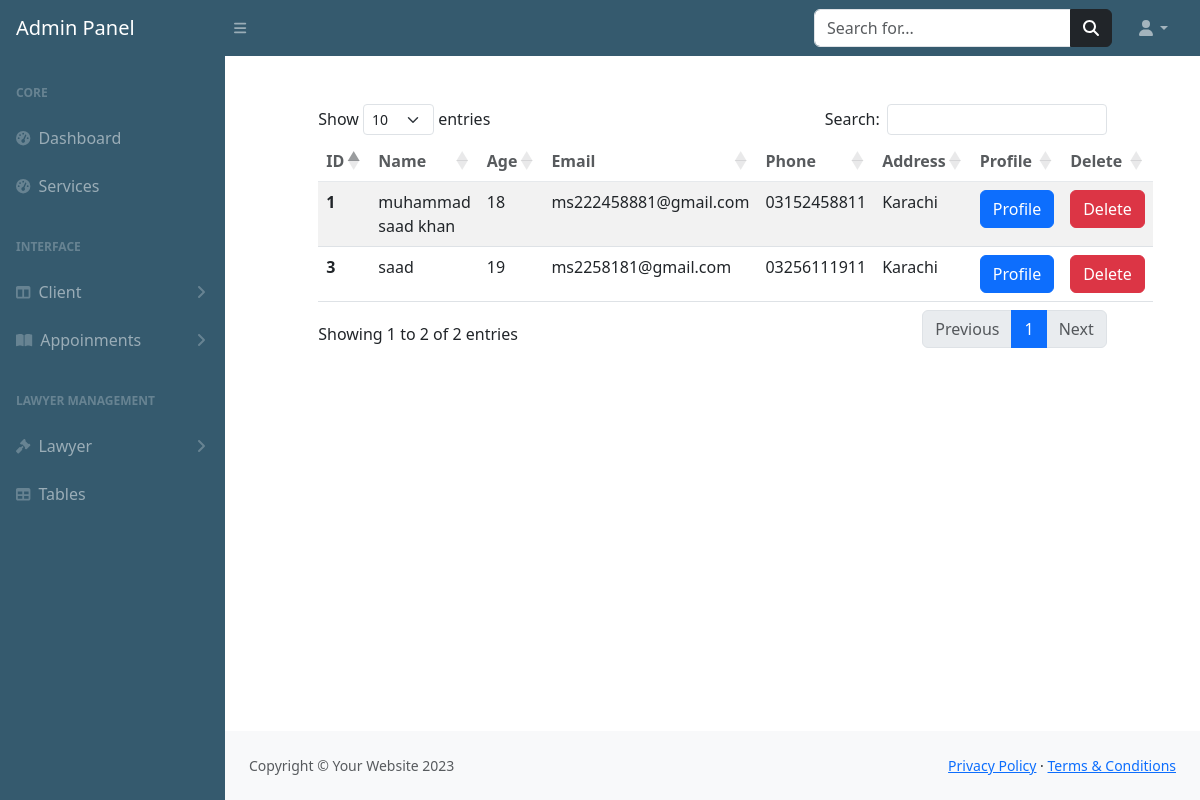
Before: /admin-panel/viewclient.php with the older database file.
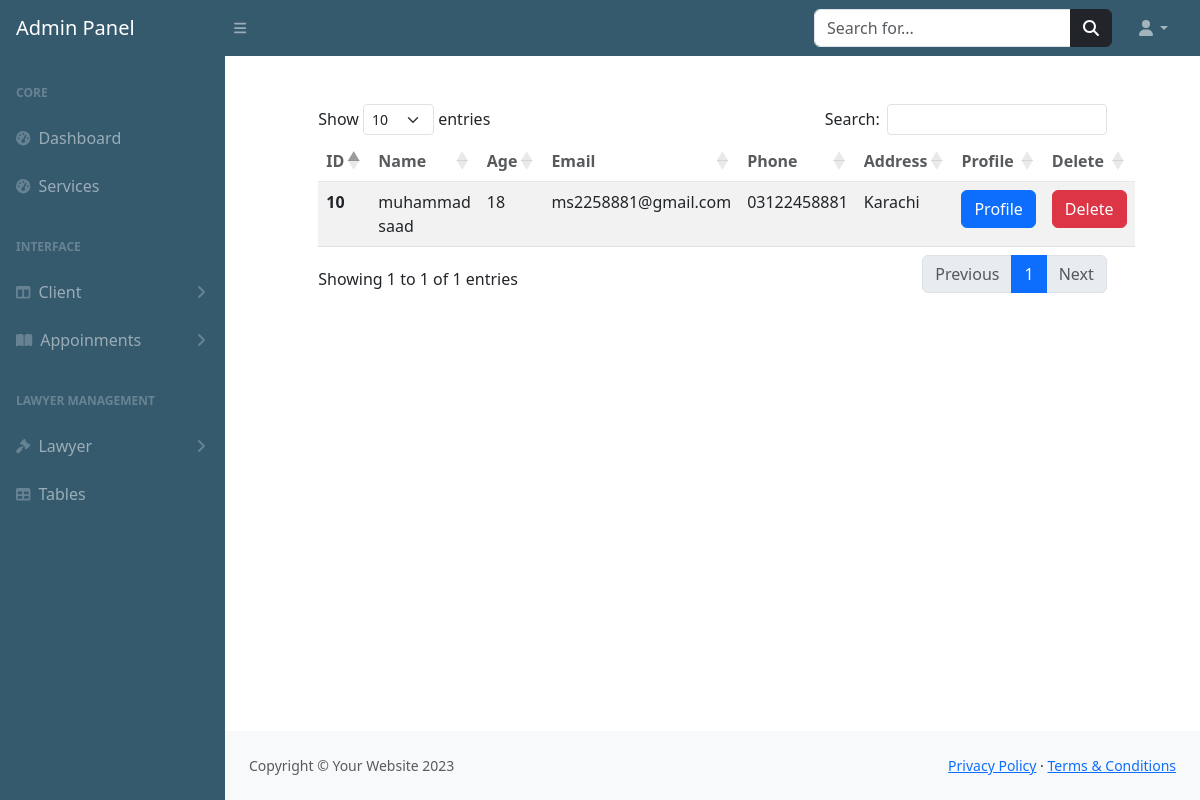
After: the same page with the newer database file.
### tables this page shows
CREATE TABLE `client_register` (
  `id` int(255) NOT NULL,
  `name` varchar(255) NOT NULL,
  `age` int(255) NOT NULL,
  `email` varchar(255) NOT NULL,
  `password` varchar(255) NOT NULL,
  `phone` varchar(255) NOT NULL,
  `address` text NOT NULL,
  `image` varchar(255) NOT NULL
);

### admin-panel/viewclient.php (the view, shortened to what this page needs)
<?php
include("includes/header.php");
include("includes/topbar.php");
include("includes/sidebar.php");
include("../config.php");
$select="SELECT *FROM `client_register`";
$query=mysqli_query($connection,$select);
if (mysqli_num_rows($query)>0) {
?>
<div class="container mt-5">
<div class="row justify-content-center">
    <div class="col-xl-10 col-lg-12 col-md-9">
    <table id="example" class="table table-striped" style="width:100%">
        <thead class="bg-warning p-2 text-dark bg-opacity-10" style="opacity: 75%;">
            <tr>
            <th scope="col">ID</th>
            <th scope="col">Name</th>
            <th scope="col">Age</th>
            <th scope="col">Email</th>
            <th scope="col">Phone</th>
            <th scope="col">Address</th>
            <th scope="col">Profile</th>
            <th scope="col">Delete</th>
            </tr>
        </thead>
        <tbody>
            <?php
            while ($data=mysqli_fetch_assoc($query)) {
            ?>
            <tr>
            <th scope="row"><?php echo $data['id']?></th>
            <td><?php echo $data['name']?></td>
            <td><?php echo $data['age']?></td>
            <td><?php echo $data['email']?></td>
            <td><?php echo $data['phone']?></td>
            <td><?php echo $data['address']?></td>
            <td ><a href="clientprofile.php?id=<?php echo $data['id']?>" class="btn btn-primary">Profile</a></td>
            <td ><a href=".php?id=<?php echo $data['id']?>"  class="btn btn-danger">Delete</a></td>
        </tr>
       <?php
}
}
            ?>
        </tbody>
    </table>
    </div>
</div>
</div>
<?php
include("includes/footer.php");
?>
</body>
</html>

Changed rows visible on the page:
removed client_register: id "1", name "muhammad saad khan", age "18", email "ms222458881@gmail.com", phone "03152458811", address "Karachi"
removed client_register: id "3", name "saad", age "19", email "ms2258181@gmail.com", phone "03256111911", address "Karachi"
added client_register: id "10", name "muhammad saad", age "18", email "ms2258881@gmail.com", phone "03122458881", address "Karachi"
Other visible differences:
text written by a page script: "Show entries Search: Showing 1 to 2 of 2 entries Previous 1 Next" → "Show entries Search: Showing 1 to 1 of 1 entries Previous 1 Next"
